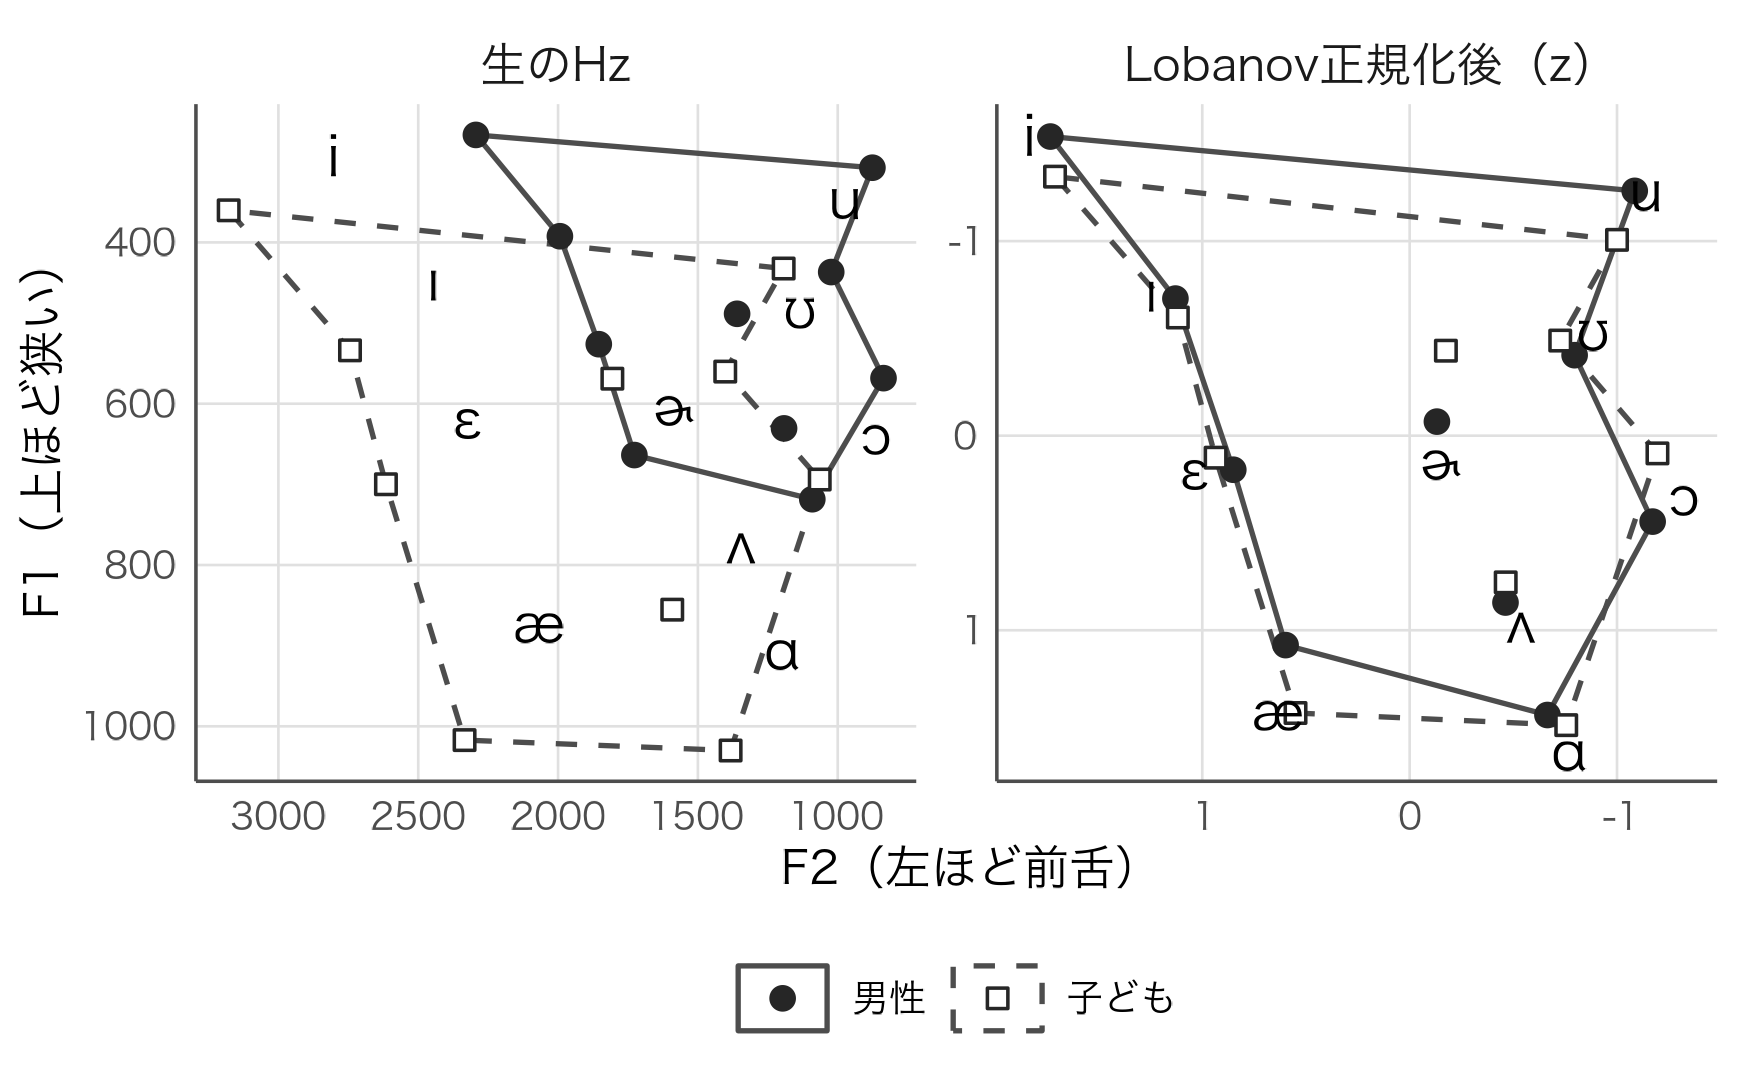

Reproduce this figure in R.
source("figures/style.R")
suppressPackageStartupMessages({library(phonTools); library(dplyr)})
data(pb52)
V <- c("{"="æ","3'"="ɚ",A="ɑ",E="ɛ",i="i",I="ɪ",O="ɔ",u="u",U="ʊ",V="ʌ")
tt <- c(m = "男性", w = "女性", c = "子ども")  # 図には男性と子どもだけを描く（本文の比較に合わせる）
pb <- pb52 %>% transmute(speaker, talker = factor(tt[as.character(type)], levels = tt),
                         vowel = V[as.character(vowel)], f1, f2)
z <- pb %>% group_by(speaker) %>% mutate(f1z = as.numeric(scale(f1)), f2z = as.numeric(scale(f2))) %>% ungroup()
mk <- function(d, a, b, panel) d %>% group_by(talker, vowel) %>%
  summarise(F1 = mean(.data[[a]]), F2 = mean(.data[[b]]), .groups = "drop") %>% mutate(panel = panel)
# 検算：本文2.5節の数値
print(mk(z, "f1", "f2", "raw") %>% filter(vowel == "i"))
print(mk(z, "f1z", "f2z", "z") %>% filter(vowel == "i"))
# 2パネルを同じ向きで描くため、列名をF1/F2に統一
m <- bind_rows(mk(z, "f1", "f2", "生のHz"), mk(z, "f1z", "f2z", "Lobanov正規化後（z）")) %>%
  mutate(panel = factor(panel, levels = c("生のHz", "Lobanov正規化後（z）")),
         vowel = factor(vowel, levels = unname(V)))
ord <- c("i","ɪ","ɛ","æ","ɑ","ɔ","ʊ","u")
poly <- m %>% filter(vowel %in% ord) %>% mutate(vowel = factor(vowel, levels = ord)) %>%
  arrange(panel, talker, vowel)
m <- m %>% filter(talker != "女性"); poly <- poly %>% filter(talker != "女性")
# ラベルは母音の位置を、パネルの重心から外向きに押し出して置く（記号と重ならないように）
lab <- m %>% group_by(panel, vowel) %>% summarise(F1 = mean(F1), F2 = mean(F2), .groups = "drop") %>%
  group_by(panel) %>% mutate(cx = mean(F2), cy = mean(F1), rx = diff(range(F2)), ry = diff(range(F1)),
    dx = (F2 - cx) / rx, dy = (F1 - cy) / ry,
    dx = ifelse(vowel == "ɚ", 0, dx), dy = ifelse(vowel == "ɚ", 2, dy), nn = sqrt(dx^2 + dy^2),
    lx = F2 + dx / nn * 0.05 * rx, ly = F1 + dy / nn * ifelse(vowel == "ɚ", 0.13, 0.06) * ry) %>% ungroup()
p <- ggplot(m, aes(F2, F1)) +
  geom_polygon(data = poly, aes(group = talker, linetype = talker), fill = NA, colour = "grey30", linewidth = 0.6) +
  geom_point(aes(shape = talker, fill = talker), size = 2.2, colour = "grey15", stroke = 0.6) +
  geom_text(data = lab, aes(x = lx, y = ly, label = vowel), family = "hira", size = 4.6, fontface = "bold") +
  facet_wrap(~panel, scales = "free") +
  scale_x_reverse() + scale_y_reverse() +
  scale_shape_manual(values = c(男性 = 21, 子ども = 22), name = NULL) +
  scale_fill_manual(values = c(男性 = "grey15", 子ども = "white"), name = NULL) +
  scale_linetype_manual(values = c(男性 = "solid", 子ども = "dashed"), name = NULL) +
  labs(x = "F2（左ほど前舌）", y = "F1（上ほど狭い）") +
  theme(strip.text = element_text(size = 11), legend.key.width = grid::unit(1.6, "lines"))
save_fig(p, "ch02_vowel_norm", w = 5.8, h = 3.6)
